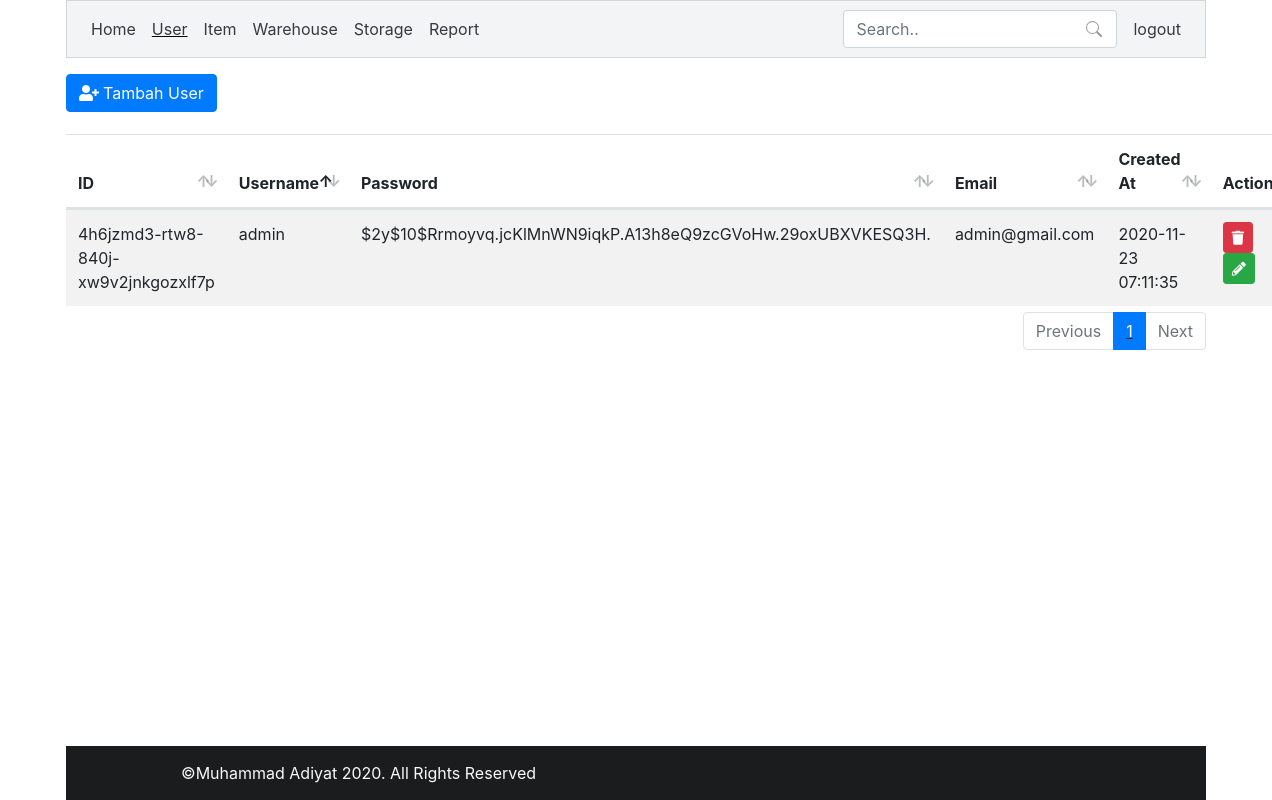
The page /?p=user (signed in) on the database as committed earlier.
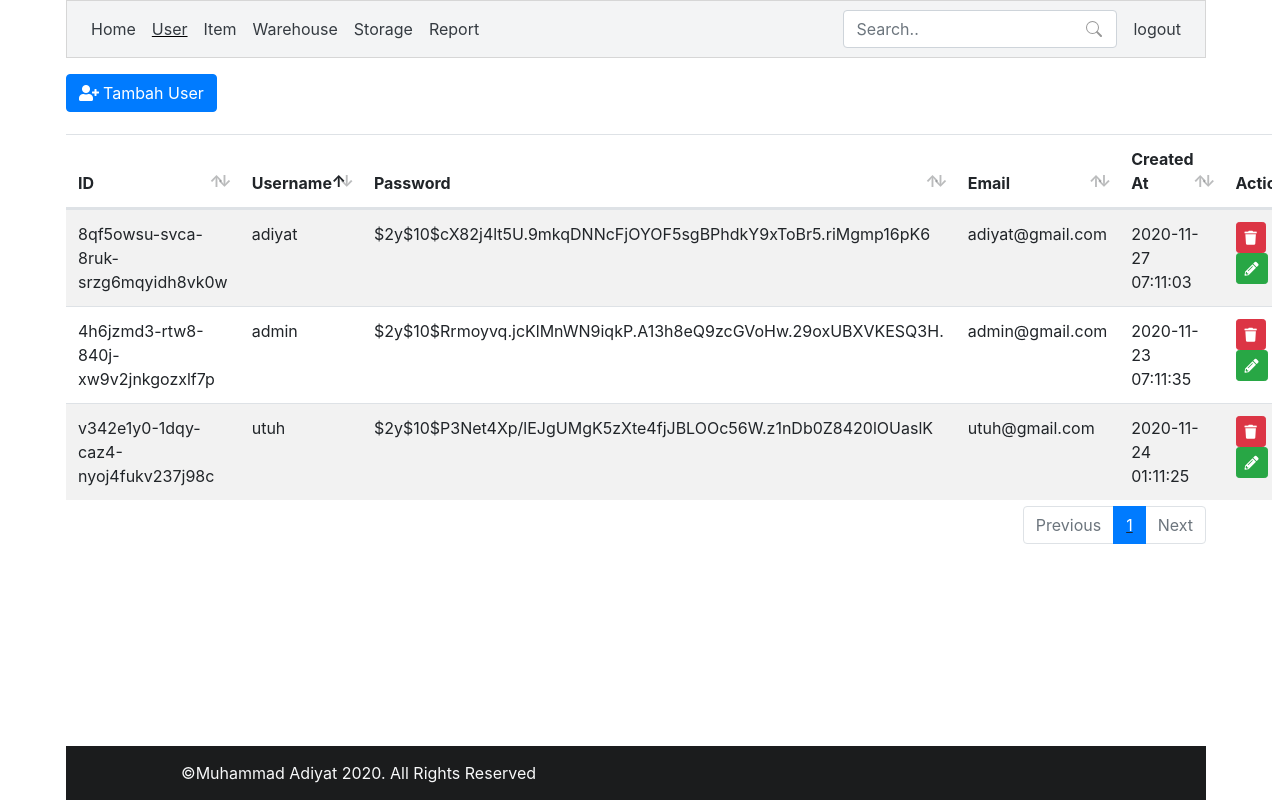
The same page on the database as committed later.
### tables this page shows
CREATE TABLE `m_user` (
  `id_user` varchar(50) NOT NULL,
  `username` varchar(45) NOT NULL,
  `password` varchar(120) NOT NULL,
  `email` varchar(45) NOT NULL,
  `created_at` datetime NOT NULL,
  `update_at` datetime DEFAULT NULL,
  `deleted_at` datetime DEFAULT NULL
);

### class/init.php (called while the page is built)
<?php
require_once 'database.php';
$db = new database();

### class/database.php (called while the page is built, shortened)
<?php
class database
{
    private $db_host = "localhost";
    private $db_username = "root";
    private $db_password = "";
    private $db_name = "db_logistik";
    public function __construct()
    {
        $this->conn = mysqli_connect($this->db_host, $this->db_username, $this->db_password, $this->db_name);
    }
    public function select($query)
    {
        $result = mysqli_query($this->conn, $query);
        $rows = [];
        while ($row = mysqli_fetch_assoc($result)) {
            $rows[] = $row;
        }
        return $rows;
    }
}

### template/user.php (the view, shortened to what this page needs)
<?php
$users = $db->select("SELECT * FROM m_user WHERE deleted_at IS NULL OR deleted_at = ''");
?>
<div class="container mb-3">
    <div class="row mt-3">
        <a href="#" class="btn btn-primary" data-toggle="modal" data-target="#addUser">
            <i class="fas fa-user-plus"></i><span class="ml-1">Tambah User</span>
        </a>
    </div>
    <div class="row mt-3">
        <div class="col p-0">
            <table id="table" class="table table-hover table-striped ">
                <thead>
                    <tr>
                        <th>ID</th>
                        <th>Username</th>
                        <th>Password</th>
                        <th>Email</th>
                        <th>Created At</th>
                        <th>Action</th>
                    </tr>
                </thead>
                <tbody>
                    <?php foreach ($users as $user) : ?>
                        <tr>
                            <td><?= $user["id_user"] ?></td>
                            <td><?= $user["username"] ?></td>
                            <td><?= $user["password"] ?></td>
                            <td><?= $user["email"] ?></td>
                            <td><?= $user["created_at"] ?></td>
                            <td>
                                <a href="proses.php?act=hapus_user&id=<?= $user["id_user"] ?>" class="btn btn-sm btn-danger" onclick="return confirm('Yakin?')"><i class="fas fa-trash"></i></i></a>
                                <a href="?p=edit_user&id=<?= $user["id_user"] ?>" class="btn btn-sm btn-success"><i class="fas fa-pencil-alt"></i></a>
                            </td>
                        </tr>
                    <?php endforeach; ?>
                </tbody>
            </table>
        </div>
    </div>
</div>

Rows that differ between the two databases and show on the page:
added m_user: id_user "8qf5owsu-svca-8ruk-srzg6mqyidh8vk0w", username "adiyat", password "$2y$10$cX82j4lt5U.9mkqDNNcFjOYOF5sgBPhdkY9xToBr5.riMgmp16pK6", email "adiyat@gmail.com", created_at "2020-11-27 07:11:03"
added m_user: id_user "v342e1y0-1dqy-caz4-nyoj4fukv237j98c", username "utuh", password "$2y$10$P3Net4Xp/lEJgUMgK5zXte4fjJBLOOc56W.z1nDb0Z8420lOUaslK", email "utuh@gmail.com", created_at "2020-11-24 01:11:25"
